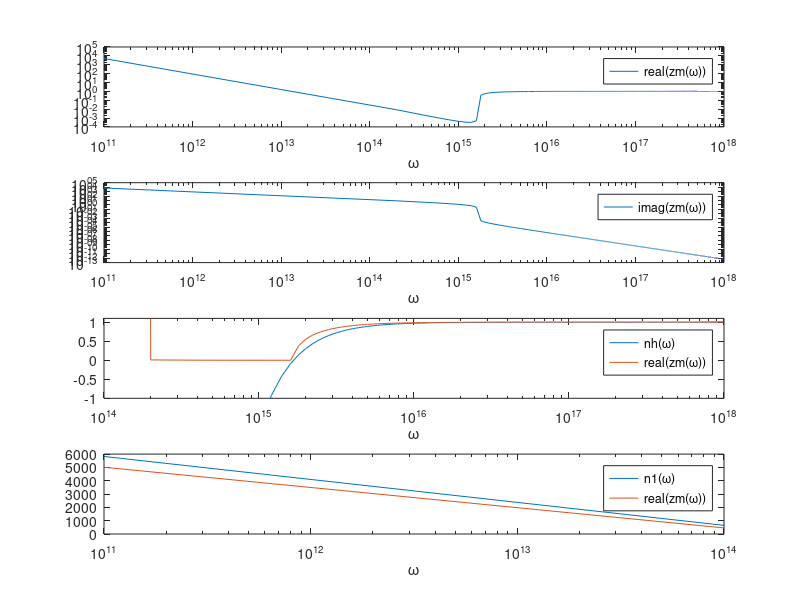

Recreate this plot in MATLAB.
% O5METALS Calculation of n and K for Copper using the Drude model. 
% Calculation of real and imaginary part.
% Expression for low and high frequencies depending on angular frequency.
% 1. General Expression
function O5METALS;
c = 3e8; 
Sigma = 6e7; % (OHM m)^-1
Epsilono = 8.85e-12; %C^2/Nm
Tau = 1/4.1e11; %sec

% Angular frequency for 1mm wavelength is 2pi*300*10^9 see below
Omega = linspace(1e11,1e18,5000);
%Omega = (1e11:1e11:1e18);

% The general expression for n+iK=zM(Omega)
zm = sqrt(1+((i*Sigma)./(Epsilono*Omega)).*(1./(1-i*Omega*Tau)));

figure(1);
subplot(4,1,1);
loglog(Omega,real(zm))
axis([1e11 1e18 1e-4 1e5]);
xlabel('\omega');
legend('real(zm(\omega))');

subplot(4,1,2);
loglog(Omega,imag(zm))
axis([1e11 1e18 1e-13 1e5]);
xlabel('\omega');
legend('imag(zm(\omega))');

%2. High frequency limit

nh = 1 - Sigma./(Epsilono*(Omega.^2)*Tau);

subplot(4,1,3);
semilogx(Omega,nh,Omega,real(zm))
axis([1e14 1e18 -1 1.1]);
xlabel('\omega');
legend('nh(\omega)','real(zm(\omega))');

% 3. Low frequency limit

n1 = sqrt(Sigma./(2*Epsilono*Omega));

subplot(4,1,4);
semilogx(Omega,n1,Omega,real(zm));
axis([1e11 1e14 0 6e3]);
xlabel('\omega');
legend('n1(\omega)','real(zm(\omega))');


% frequency
% 3e11 is 1mm
% 3e14 is 1micron
% 3e17 is 1nm is 10A
% 1e11 is 3mm
% 1e14 is 3micron
% 1e17 is 3nm is 30A

% angular frequency
% 1e11 is 3/(2pi) =0.477 mm
% 1e14 is 0.477 micron
% 1e17 is 0.477 nm is 47A
